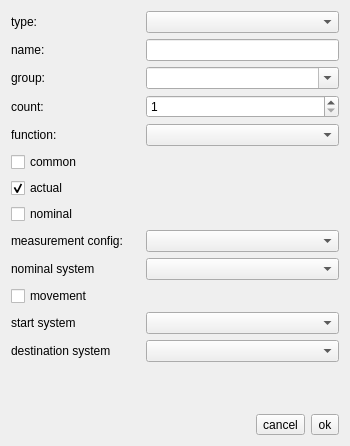
<?xml version="1.0" encoding="UTF-8"?>
<ui version="4.0">
 <class>CreateFeatureDialog</class>
 <widget class="QDialog" name="CreateFeatureDialog">
  <property name="geometry">
   <rect>
    <x>0</x>
    <y>0</y>
    <width>350</width>
    <height>446</height>
   </rect>
  </property>
  <property name="sizePolicy">
   <sizepolicy hsizetype="Preferred" vsizetype="Preferred">
    <horstretch>0</horstretch>
    <verstretch>0</verstretch>
   </sizepolicy>
  </property>
  <property name="windowTitle">
   <string>Dialog</string>
  </property>
  <layout class="QGridLayout" name="gridLayout">
   <item row="0" column="0">
    <layout class="QVBoxLayout" name="verticalLayout_2">
     <item>
      <layout class="QHBoxLayout" name="horizontalLayout_9" stretch="2,3">
       <property name="sizeConstraint">
        <enum>QLayout::SetDefaultConstraint</enum>
       </property>
       <item>
        <widget class="QLabel" name="label_entityType">
         <property name="text">
          <string>type:</string>
         </property>
        </widget>
       </item>
       <item>
        <widget class="QComboBox" name="comboBox_entityType"/>
       </item>
      </layout>
     </item>
     <item>
      <layout class="QVBoxLayout" name="verticalLayout">
       <property name="sizeConstraint">
        <enum>QLayout::SetDefaultConstraint</enum>
       </property>
       <item>
        <layout class="QHBoxLayout" name="horizontalLayout_2" stretch="2,3">
         <item>
          <widget class="QLabel" name="label_name">
           <property name="text">
            <string>name:</string>
           </property>
          </widget>
         </item>
         <item>
          <widget class="QLineEdit" name="lineEdit_name">
           <property name="placeholderText">
            <string/>
           </property>
          </widget>
         </item>
        </layout>
       </item>
       <item>
        <layout class="QHBoxLayout" name="horizontalLayout_7" stretch="2,3">
         <item>
          <widget class="QLabel" name="label_group">
           <property name="text">
            <string>group: </string>
           </property>
          </widget>
         </item>
         <item>
          <widget class="QComboBox" name="comboBox_group">
           <property name="editable">
            <bool>true</bool>
           </property>
          </widget>
         </item>
        </layout>
       </item>
       <item>
        <layout class="QHBoxLayout" name="horizontalLayout_3" stretch="2,3">
         <item>
          <widget class="QLabel" name="label_count">
           <property name="text">
            <string>count:</string>
           </property>
          </widget>
         </item>
         <item>
          <widget class="QSpinBox" name="spinBox_count">
           <property name="minimum">
            <number>1</number>
           </property>
           <property name="maximum">
            <number>1000</number>
           </property>
          </widget>
         </item>
        </layout>
       </item>
       <item>
        <layout class="QHBoxLayout" name="horizontalLayout_8" stretch="2,3">
         <item>
          <widget class="QLabel" name="label_function">
           <property name="text">
            <string>function:</string>
           </property>
          </widget>
         </item>
         <item>
          <widget class="QComboBox" name="comboBox_function">
           <property name="sizePolicy">
            <sizepolicy hsizetype="Ignored" vsizetype="Fixed">
             <horstretch>0</horstretch>
             <verstretch>0</verstretch>
            </sizepolicy>
           </property>
           <property name="sizeAdjustPolicy">
            <enum>QComboBox::AdjustToContentsOnFirstShow</enum>
           </property>
          </widget>
         </item>
        </layout>
       </item>
      </layout>
     </item>
     <item>
      <widget class="QCheckBox" name="checkBox_common">
       <property name="text">
        <string>common</string>
       </property>
      </widget>
     </item>
     <item>
      <widget class="QCheckBox" name="checkBox_actual">
       <property name="text">
        <string>actual</string>
       </property>
       <property name="checked">
        <bool>true</bool>
       </property>
      </widget>
     </item>
     <item>
      <widget class="QCheckBox" name="checkBox_nominal">
       <property name="text">
        <string>nominal</string>
       </property>
      </widget>
     </item>
     <item>
      <layout class="QHBoxLayout" name="horizontalLayout_10" stretch="2,3">
       <item>
        <widget class="QLabel" name="label_mConfig">
         <property name="text">
          <string>measurement config:</string>
         </property>
        </widget>
       </item>
       <item>
        <widget class="QComboBox" name="comboBox_mConfig"/>
       </item>
      </layout>
     </item>
     <item>
      <layout class="QHBoxLayout" name="horizontalLayout_4" stretch="2,3">
       <item>
        <widget class="QLabel" name="label_nominalSystem">
         <property name="text">
          <string>nominal system</string>
         </property>
        </widget>
       </item>
       <item>
        <widget class="QComboBox" name="comboBox_nominalSystem"/>
       </item>
      </layout>
     </item>
     <item>
      <layout class="QVBoxLayout" name="verticalLayout_3">
       <property name="sizeConstraint">
        <enum>QLayout::SetDefaultConstraint</enum>
       </property>
       <item>
        <widget class="QCheckBox" name="checkBox_movement">
         <property name="text">
          <string>movement</string>
         </property>
        </widget>
       </item>
       <item>
        <layout class="QHBoxLayout" name="horizontalLayout_5" stretch="2,3">
         <item>
          <widget class="QLabel" name="label_startSystem">
           <property name="text">
            <string>start system</string>
           </property>
          </widget>
         </item>
         <item>
          <widget class="QComboBox" name="comboBox_startSystem"/>
         </item>
        </layout>
       </item>
       <item>
        <layout class="QHBoxLayout" name="horizontalLayout_6" stretch="2,3">
         <item>
          <widget class="QLabel" name="label_destinationSystem">
           <property name="text">
            <string>destination system</string>
           </property>
          </widget>
         </item>
         <item>
          <widget class="QComboBox" name="comboBox_destinationSystem"/>
         </item>
        </layout>
       </item>
      </layout>
     </item>
     <item>
      <spacer name="verticalSpacer">
       <property name="orientation">
        <enum>Qt::Vertical</enum>
       </property>
       <property name="sizeType">
        <enum>QSizePolicy::Expanding</enum>
       </property>
       <property name="sizeHint" stdset="0">
        <size>
         <width>20</width>
         <height>40</height>
        </size>
       </property>
      </spacer>
     </item>
     <item>
      <layout class="QHBoxLayout" name="horizontalLayout">
       <item>
        <spacer name="horizontalSpacer">
         <property name="orientation">
          <enum>Qt::Horizontal</enum>
         </property>
         <property name="sizeHint" stdset="0">
          <size>
           <width>40</width>
           <height>20</height>
          </size>
         </property>
        </spacer>
       </item>
       <item>
        <widget class="QToolButton" name="toolButton_cancel">
         <property name="text">
          <string>cancel</string>
         </property>
        </widget>
       </item>
       <item>
        <widget class="QToolButton" name="toolButton_ok">
         <property name="text">
          <string>ok</string>
         </property>
        </widget>
       </item>
      </layout>
     </item>
    </layout>
   </item>
  </layout>
 </widget>
 <resources/>
 <connections/>
</ui>
